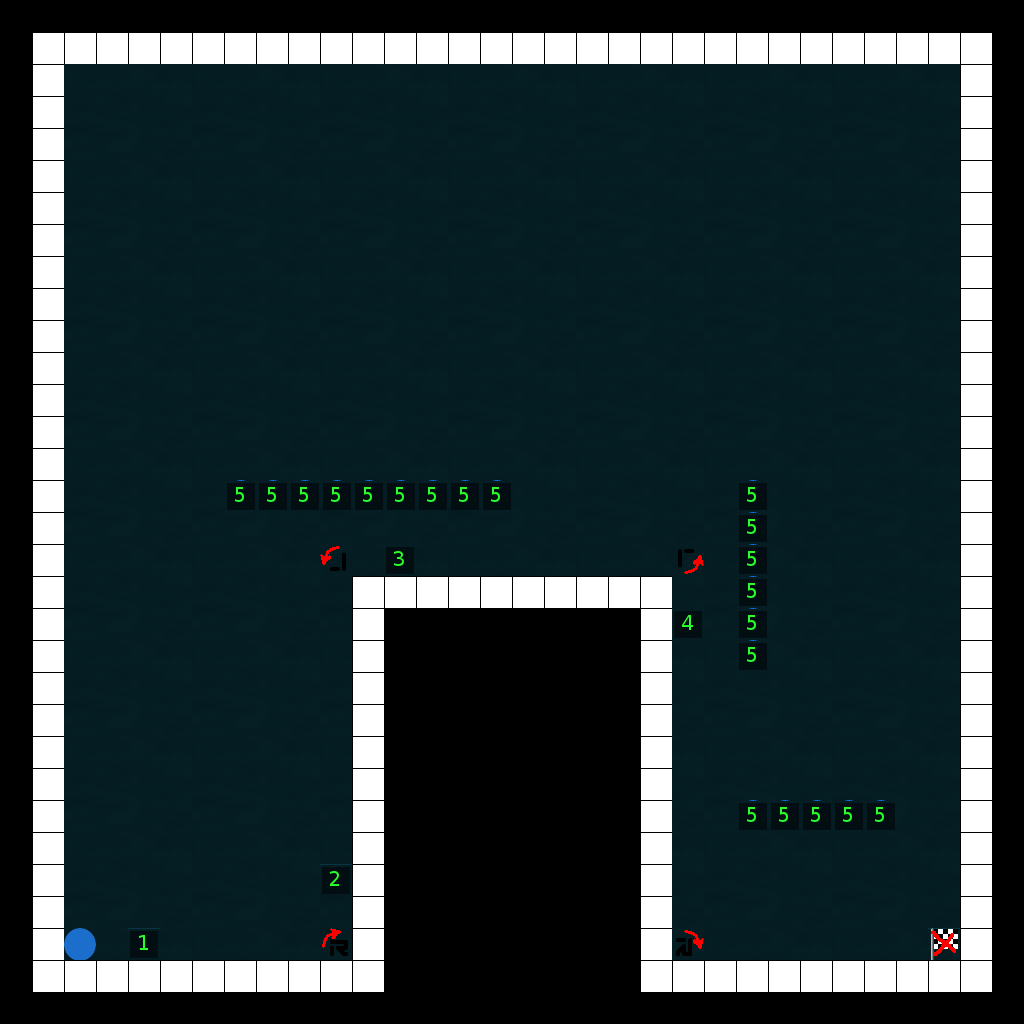

Tiled map render using the project's own tile images. Description and the whole map definition, tile-layer contents included, below:
An orthogonal 32x32 tile map with 32x32 px tiles, 2 tile layers (mapa, geometria).

<map version="1.0" orientation="orthogonal" width="32" height="32" tilewidth="32" tileheight="32">
 <tileset firstgid="1" name="tileset" tilewidth="32" tileheight="32">
  <image source="../gfx/tileset.png" width="256" height="512" />
 </tileset>
 <layer name="mapa" width="32" height="32">
  <data encoding="csv">
0,0,0,0,0,0,0,0,0,0,0,0,0,0,0,0,0,0,0,0,0,0,0,0,0,0,0,0,0,0,0,0,
0,49,50,50,50,50,50,50,50,50,50,50,50,50,50,50,50,50,50,50,50,50,50,50,50,50,50,50,50,50,51,0,
0,57,11,12,13,14,11,12,13,14,11,12,13,14,11,12,13,14,11,12,13,14,11,12,13,14,11,12,13,14,59,0,
0,57,19,20,21,22,19,20,21,22,19,20,21,22,19,20,21,22,19,20,21,22,19,20,21,22,19,20,21,22,59,0,
0,57,27,28,29,30,27,28,29,30,27,28,29,30,27,28,29,30,27,28,29,30,27,28,29,30,27,28,29,30,59,0,
0,57,11,12,13,14,11,12,13,14,11,12,13,14,11,12,13,14,11,12,13,14,11,12,13,14,11,12,13,14,59,0,
0,57,19,20,21,22,19,20,21,22,19,20,21,22,19,20,21,22,19,20,21,22,19,20,21,22,19,20,21,22,59,0,
0,57,27,28,29,30,27,28,29,30,27,28,29,30,27,28,29,30,27,28,29,30,27,28,29,30,27,28,29,30,59,0,
0,57,11,12,13,14,11,12,13,14,11,12,13,14,11,12,13,14,11,12,13,14,11,12,13,14,11,12,13,14,59,0,
0,57,19,20,21,22,19,20,21,22,19,20,21,22,19,20,21,22,19,20,21,22,19,20,21,22,19,20,21,22,59,0,
0,57,27,28,29,30,27,28,29,30,27,28,29,30,27,28,29,30,27,28,29,30,27,28,29,30,27,28,29,30,59,0,
0,57,11,12,13,14,11,12,13,14,11,12,13,14,11,12,13,14,11,12,13,14,11,12,13,14,11,12,13,14,59,0,
0,57,19,20,21,22,19,20,21,22,19,20,21,22,19,20,21,22,19,20,21,22,19,20,21,22,19,20,21,22,59,0,
0,57,27,28,29,30,27,28,29,30,27,28,29,30,27,28,29,30,27,28,29,30,27,28,29,30,27,28,29,30,59,0,
0,57,11,12,13,14,11,12,13,14,11,12,13,14,11,12,13,14,11,12,13,14,11,12,13,14,11,12,13,14,59,0,
0,57,19,20,21,22,19,20,21,22,19,20,21,22,19,20,21,22,19,20,21,22,19,20,21,22,19,20,21,22,59,0,
0,57,27,28,29,30,27,28,29,30,27,28,29,30,27,28,29,30,27,28,29,30,27,28,29,30,27,28,29,30,59,0,
0,57,11,12,13,14,11,12,13,14,120,12,13,14,11,12,13,14,11,12,13,118,11,12,13,14,11,12,13,14,59,0,
0,57,19,20,21,22,19,20,21,22,19,49,50,50,50,50,50,50,50,50,51,22,19,20,21,22,19,20,21,22,59,0,
0,57,27,28,29,30,27,28,29,30,27,57,0,0,0,0,0,0,0,0,59,30,27,28,29,30,27,28,29,30,59,0,
0,57,11,12,13,14,11,12,13,14,11,57,0,0,0,0,0,0,0,0,59,14,11,12,13,14,11,12,13,14,59,0,
0,57,19,20,21,22,19,20,21,22,19,57,0,0,0,0,0,0,0,0,59,22,19,20,21,22,19,20,21,22,59,0,
0,57,27,28,29,30,27,28,29,30,27,57,0,0,0,0,0,0,0,0,59,30,27,28,29,30,27,28,29,30,59,0,
0,57,11,12,13,14,11,12,13,14,11,57,0,0,0,0,0,0,0,0,59,14,11,12,13,14,11,12,13,14,59,0,
0,57,19,20,21,22,19,20,21,22,19,57,0,0,0,0,0,0,0,0,59,22,19,20,21,22,19,20,21,22,59,0,
0,57,27,28,29,30,27,28,29,30,27,57,0,0,0,0,0,0,0,0,59,30,27,28,29,30,27,28,29,30,59,0,
0,57,11,12,13,14,11,12,13,14,11,57,0,0,0,0,0,0,0,0,59,14,11,12,13,14,11,12,13,14,59,0,
0,57,19,20,21,22,19,20,21,22,19,57,0,0,0,0,0,0,0,0,59,22,19,20,21,22,19,20,21,22,59,0,
0,57,27,28,29,30,27,28,29,30,27,57,0,0,0,0,0,0,0,0,59,30,27,28,29,30,27,28,29,30,59,0,
0,57,11,12,13,14,11,12,13,14,113,57,0,0,0,0,0,0,0,0,59,114,11,12,13,14,11,12,13,89,59,0,
0,65,66,66,66,66,66,66,66,66,66,67,0,0,0,0,0,0,0,0,65,66,66,66,73,74,75,66,66,66,67,0,
0,0,0,0,0,0,0,0,0,0,0,0,0,0,0,0,0,0,0,0,0,0,0,0,0,0,0,0,0,0,0,0
</data>
 </layer>
 <layer name="geometria" width="32" height="32">
  <data encoding="csv">
0,0,0,0,0,0,0,0,0,0,0,0,0,0,0,0,0,0,0,0,0,0,0,0,0,0,0,0,0,0,0,0,
0,34,34,34,34,34,34,34,34,34,34,34,34,34,34,34,34,34,34,34,34,34,34,34,34,34,34,34,34,34,34,0,
0,34,0,0,0,0,0,0,0,0,0,0,0,0,0,0,0,0,0,0,0,0,0,0,0,0,0,0,0,0,34,0,
0,34,0,0,0,0,0,0,0,0,0,0,0,0,0,0,0,0,0,0,0,0,0,0,0,0,0,0,0,0,34,0,
0,34,0,0,0,0,0,0,0,0,0,0,0,0,0,0,0,0,0,0,0,0,0,0,0,0,0,0,0,0,34,0,
0,34,0,0,0,0,0,0,0,0,0,0,0,0,0,0,0,0,0,0,0,0,0,0,0,0,0,0,0,0,34,0,
0,34,0,0,0,0,0,0,0,0,0,0,0,0,0,0,0,0,0,0,0,0,0,0,0,0,0,0,0,0,34,0,
0,34,0,0,0,0,0,0,0,0,0,0,0,0,0,0,0,0,0,0,0,0,0,0,0,0,0,0,0,0,34,0,
0,34,0,0,0,0,0,0,0,0,0,0,0,0,0,0,0,0,0,0,0,0,0,0,0,0,0,0,0,0,34,0,
0,34,0,0,0,0,0,0,0,0,0,0,0,0,0,0,0,0,0,0,0,0,0,0,0,0,0,0,0,0,34,0,
0,34,0,0,0,0,0,0,0,0,0,0,0,0,0,0,0,0,0,0,0,0,0,0,0,0,0,0,0,0,34,0,
0,34,0,0,0,0,0,0,0,0,0,0,0,0,0,0,0,0,0,0,0,0,0,0,0,0,0,0,0,0,34,0,
0,34,0,0,0,0,0,0,0,0,0,0,0,0,0,0,0,0,0,0,0,0,0,0,0,0,0,0,0,0,34,0,
0,34,0,0,0,0,0,0,0,0,0,0,0,0,0,0,0,0,0,0,0,0,0,0,0,0,0,0,0,0,34,0,
0,34,0,0,0,0,0,0,0,0,0,0,0,0,0,0,0,0,0,0,0,0,0,0,0,0,0,0,0,0,34,0,
0,34,0,0,0,0,0,41,41,41,41,41,41,41,41,41,0,0,0,0,0,0,0,41,0,0,0,0,0,0,34,0,
0,34,0,0,0,0,0,0,0,0,0,0,0,0,0,0,0,0,0,0,0,0,0,41,0,0,0,0,0,0,34,0,
0,34,0,0,0,0,0,0,0,0,0,0,39,0,0,0,0,0,0,0,0,0,0,41,0,0,0,0,0,0,34,0,
0,34,0,0,0,0,0,0,0,0,0,34,34,34,34,34,34,34,34,34,34,0,0,41,0,0,0,0,0,0,34,0,
0,34,0,0,0,0,0,0,0,0,0,34,0,0,0,0,0,0,0,0,34,40,0,41,0,0,0,0,0,0,34,0,
0,34,0,0,0,0,0,0,0,0,0,34,0,0,0,0,0,0,0,0,34,0,0,41,0,0,0,0,0,0,34,0,
0,34,0,0,0,0,0,0,0,0,0,34,0,0,0,0,0,0,0,0,34,0,0,0,0,0,0,0,0,0,34,0,
0,34,0,0,0,0,0,0,0,0,0,34,0,0,0,0,0,0,0,0,34,0,0,0,0,0,0,0,0,0,34,0,
0,34,0,0,0,0,0,0,0,0,0,34,0,0,0,0,0,0,0,0,34,0,0,0,0,0,0,0,0,0,34,0,
0,34,0,0,0,0,0,0,0,0,0,34,0,0,0,0,0,0,0,0,34,0,0,0,0,0,0,0,0,0,34,0,
0,34,0,0,0,0,0,0,0,0,0,34,0,0,0,0,0,0,0,0,34,0,0,41,41,41,41,41,0,0,34,0,
0,34,0,0,0,0,0,0,0,0,0,34,0,0,0,0,0,0,0,0,34,0,0,0,0,0,0,0,0,0,34,0,
0,34,0,0,0,0,0,0,0,0,38,34,0,0,0,0,0,0,0,0,34,0,0,0,0,0,0,0,0,0,34,0,
0,34,0,0,0,0,0,0,0,0,0,34,0,0,0,0,0,0,0,0,34,0,0,0,0,0,0,0,0,0,34,0,
0,34,33,0,37,0,0,0,0,0,0,34,0,0,0,0,0,0,0,0,34,0,0,0,0,0,0,0,0,35,34,0,
0,34,34,34,34,34,34,34,34,34,34,34,0,0,0,0,0,0,0,0,34,34,34,34,34,34,34,34,34,34,34,0,
0,0,0,0,0,0,0,0,0,0,0,0,0,0,0,0,0,0,0,0,0,0,0,0,0,0,0,0,0,0,0,0
</data>
 </layer>
</map>
